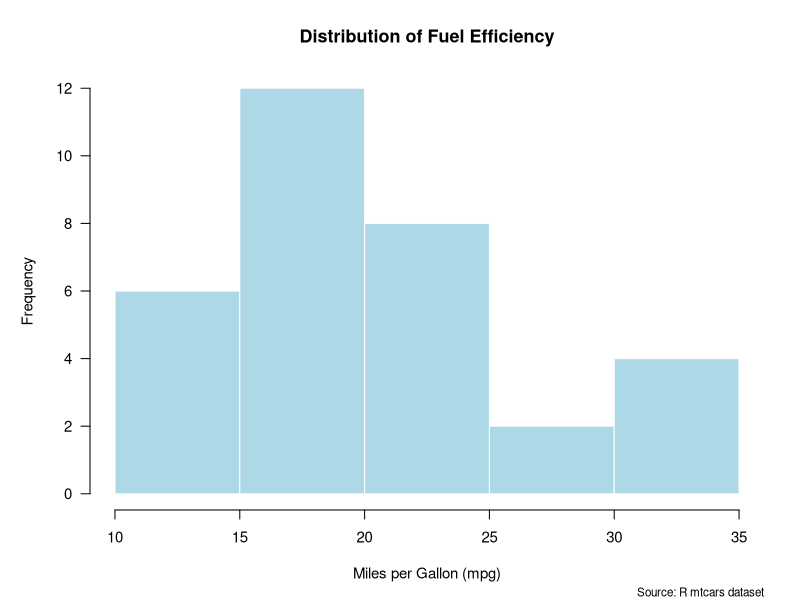
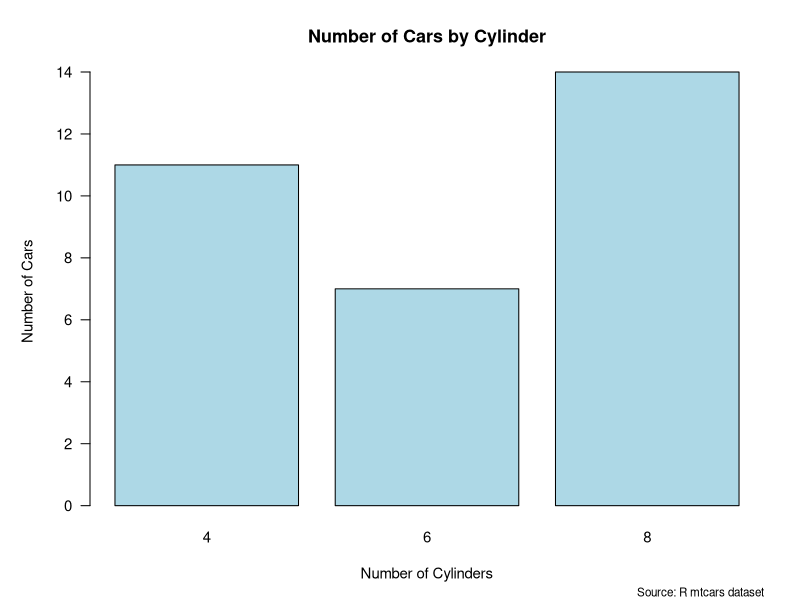
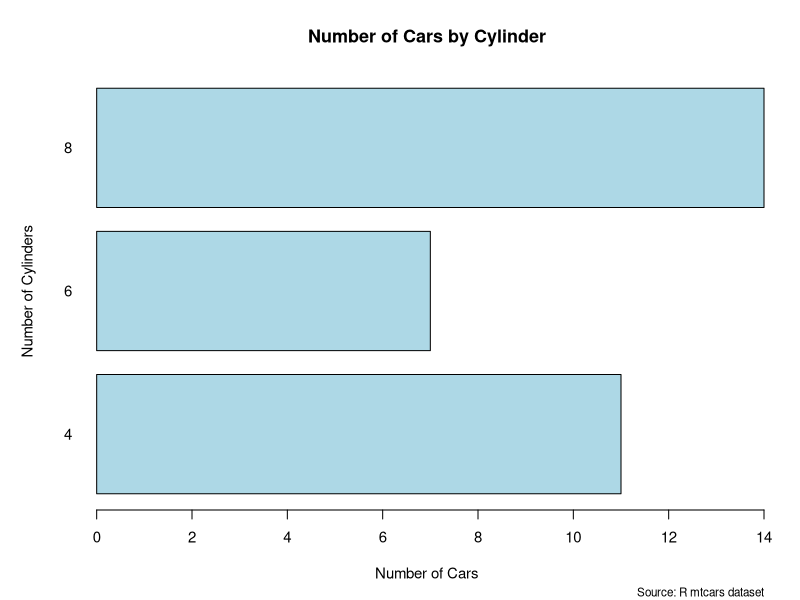
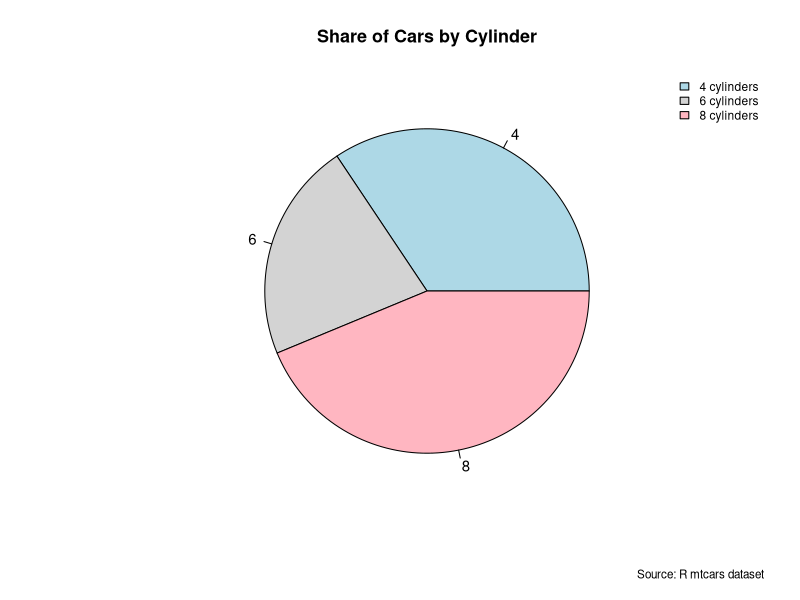
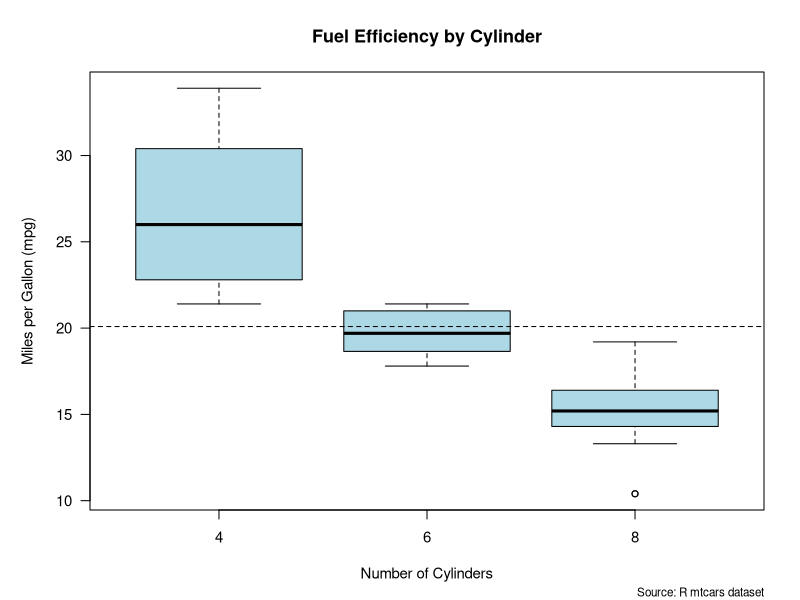
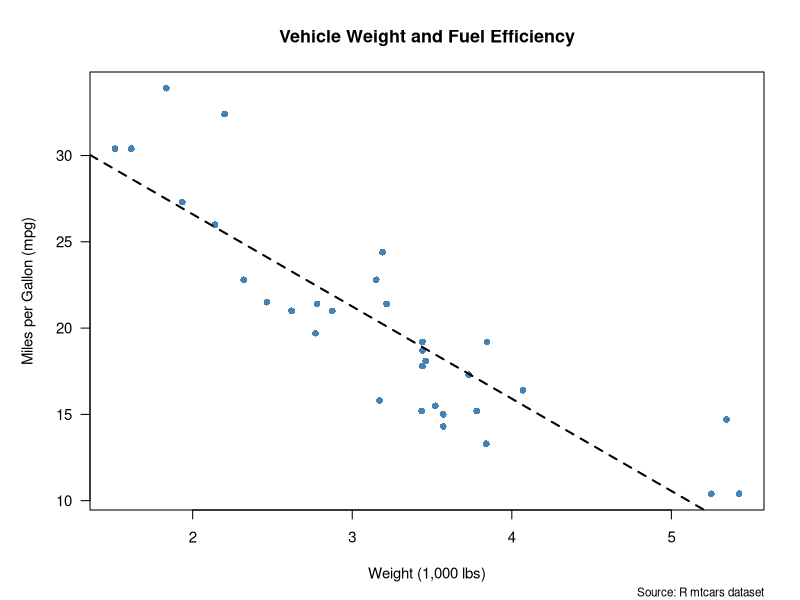
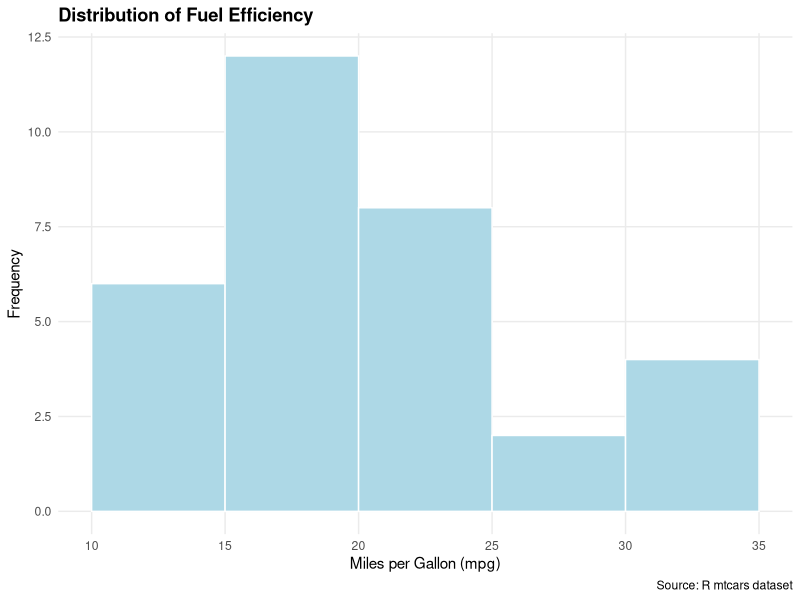
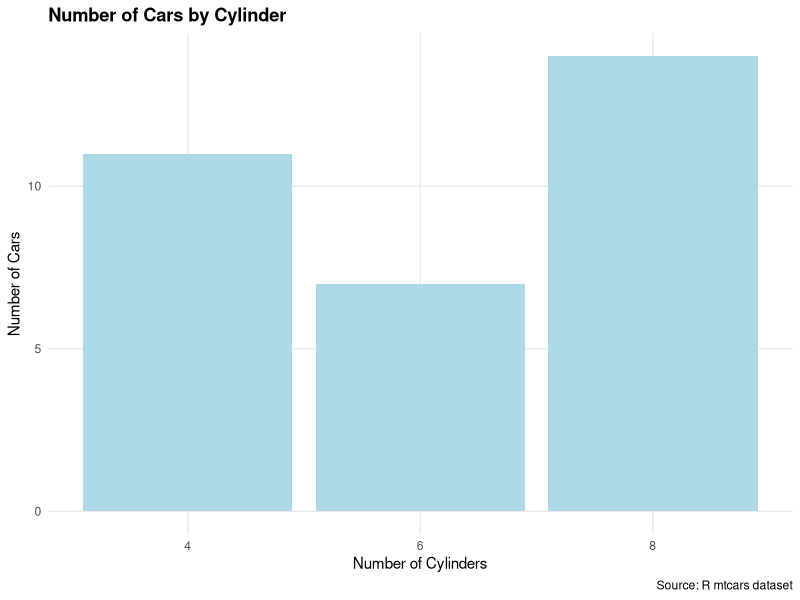

Recreate these plots in R, in order.
## ---- chunk 1
data(mtcars)
## ---- chunk 2
# Save current graphics settings and set a simple common style
op <- par(
  family = "sans",
  cex = 0.9,
  las = 1,
  mar = c(5, 5, 4, 2)
)
## ---- chunk 3
hist(
  mtcars$mpg,
  main = "Distribution of Fuel Efficiency",
  xlab = "Miles per Gallon (mpg)",
  ylab = "Frequency",
  col = "lightblue",
  border = "white"
)

mtext(
  "Source: R mtcars dataset",
  side = 1,
  line = 4,
  adj = 1,
  cex = 0.7
)
## ---- chunk 4
cyl_counts <- table(mtcars$cyl)

barplot(
  cyl_counts,
  main = "Number of Cars by Cylinder",
  xlab = "Number of Cylinders",
  ylab = "Number of Cars",
  col = "lightblue"
)

mtext(
  "Source: R mtcars dataset",
  side = 1,
  line = 4,
  adj = 1,
  cex = 0.7
)
## ---- chunk 5
barplot(
  cyl_counts,
  horiz = TRUE,
  main = "Number of Cars by Cylinder",
  xlab = "Number of Cars",
  ylab = "Number of Cylinders",
  col = "lightblue"
)

mtext(
  "Source: R mtcars dataset",
  side = 1,
  line = 4,
  adj = 1,
  cex = 0.7
)
## ---- chunk 6
pie_colors <- c("lightblue", "lightgray", "lightpink")

pie(
  cyl_counts,
  main = "Share of Cars by Cylinder",
  col = pie_colors,
  labels = names(cyl_counts)
)

legend(
  "topright",
  legend = c("4 cylinders", "6 cylinders", "8 cylinders"),
  fill = pie_colors,
  bty = "n",
  cex = 0.8
)

mtext(
  "Source: R mtcars dataset",
  side = 1,
  line = 3,
  adj = 1,
  cex = 0.7
)
## ---- chunk 7
boxplot(
  mpg ~ factor(cyl),
  data = mtcars,
  main = "Fuel Efficiency by Cylinder",
  xlab = "Number of Cylinders",
  ylab = "Miles per Gallon (mpg)",
  col = "lightblue"
)

abline(
  h = mean(mtcars$mpg),
  lty = 2,
  lwd = 1
)

mtext(
  "Source: R mtcars dataset",
  side = 1,
  line = 4,
  adj = 1,
  cex = 0.7
)
## ---- chunk 8
plot(
  mtcars$wt,
  mtcars$mpg,
  main = "Vehicle Weight and Fuel Efficiency",
  xlab = "Weight (1,000 lbs)",
  ylab = "Miles per Gallon (mpg)",
  pch = 16,
  col = "steelblue"
)

abline(
  lm(mpg ~ wt, data = mtcars),
  lty = 2,
  lwd = 2
)

mtext(
  "Source: R mtcars dataset",
  side = 1,
  line = 4,
  adj = 1,
  cex = 0.7
)

# Restore previous graphics settings
par(op)
## ---- chunk 9
library(ggplot2)

theme_mine <- function() {
  theme_minimal(
    base_size = 11,
    base_family = "sans"
  ) +
    theme(
      plot.title = element_text(face = "bold"),
      panel.grid.minor = element_blank(),
      plot.caption = element_text(hjust = 1)
    )
}
## ---- chunk 10
p_hist <- ggplot(
  mtcars,
  aes(x = mpg)
) +
  geom_histogram(
    binwidth = 5,
    boundary = 10,
    fill = "lightblue",
    color = "white"
  ) +
  labs(
    title = "Distribution of Fuel Efficiency",
    x = "Miles per Gallon (mpg)",
    y = "Frequency",
    caption = "Source: R mtcars dataset"
  ) +
  theme_mine()

p_hist
## ---- chunk 11
p_bar_vertical <- ggplot(
  mtcars,
  aes(x = factor(cyl))
) +
  geom_bar(
    fill = "lightblue"
  ) +
  labs(
    title = "Number of Cars by Cylinder",
    x = "Number of Cylinders",
    y = "Number of Cars",
    caption = "Source: R mtcars dataset"
  ) +
  theme_mine()

p_bar_vertical
## ---- chunk 12
p_bar_horizontal <- ggplot(
  mtcars,
  aes(x = factor(cyl))
) +
  geom_bar(
    fill = "lightblue"
  ) +
  coord_flip() +
  labs(
    title = "Number of Cars by Cylinder",
    x = "Number of Cylinders",
    y = "Number of Cars",
    caption = "Source: R mtcars dataset"
  ) +
  theme_mine()

p_bar_horizontal
## ---- chunk 13
pie_df <- as.data.frame(cyl_counts)
names(pie_df) <- c("cyl", "count")

p_pie <- ggplot(
  pie_df,
  aes(
    x = "",
    y = count,
    fill = cyl
  )
) +
  geom_col(
    width = 1,
    color = "white"
  ) +
  coord_polar(theta = "y") +
  scale_fill_manual(
    values = c(
      "4" = "lightblue",
      "6" = "lightgray",
      "8" = "lightpink"
    )
  ) +
  labs(
    title = "Share of Cars by Cylinder",
    fill = "Cylinders",
    caption = "Source: R mtcars dataset"
  ) +
  theme_mine() +
  theme(
    axis.title = element_blank(),
    axis.text = element_blank(),
    axis.ticks = element_blank(),
    panel.grid = element_blank()
  )

p_pie
## ---- chunk 14
p_box <- ggplot(
  mtcars,
  aes(
    x = factor(cyl),
    y = mpg
  )
) +
  geom_boxplot(
    fill = "lightblue"
  ) +
  labs(
    title = "Fuel Efficiency by Cylinder",
    x = "Number of Cylinders",
    y = "Miles per Gallon (mpg)",
    caption = "Source: R mtcars dataset"
  ) +
  theme_mine()

p_box
## ---- chunk 15
#| message: false

p_scatter <- ggplot(
  mtcars,
  aes(
    x = wt,
    y = mpg
  )
) +
  geom_point(
    color = "steelblue"
  ) +
  geom_smooth(
    method = "lm",
    se = FALSE,
    linetype = 2
  ) +
  labs(
    title = "Vehicle Weight and Fuel Efficiency",
    x = "Weight (1,000 lbs)",
    y = "Miles per Gallon (mpg)",
    caption = "Source: R mtcars dataset"
  ) +
  theme_mine()

p_scatter
## ---- chunk 16
draw_base_hist <- function() {
  op2 <- par(
    family = "sans",
    cex = 0.9,
    las = 1,
    mar = c(5, 5, 4, 2)
  )

  hist(
    mtcars$mpg,
    breaks = seq(10, 35, by = 5),
    main = "Distribution of Fuel Efficiency",
    xlab = "Miles per Gallon (mpg)",
    ylab = "Frequency",
    col = "lightblue",
    border = "white"
  )

  mtext(
    "Source: R mtcars dataset",
    side = 1,
    line = 4,
    adj = 1,
    cex = 0.7
  )

  par(op2)
}
## ---- chunk 17
capabilities(c("png", "jpeg", "tiff", "cairo"))
## ---- chunk 18
#| output: false
#| warning: false
#| message: false

pdf(
  "hist_base.pdf",
  width = 6.5,
  height = 4
)
draw_base_hist()
dev.off()

svg(
  "hist_base.svg",
  width = 6.5,
  height = 4
)
draw_base_hist()
dev.off()

png(
  "hist_base.png",
  width = 6.5,
  height = 4,
  units = "in",
  res = 300
)
draw_base_hist()
dev.off()

jpeg(
  "hist_base.jpg",
  width = 6.5,
  height = 4,
  units = "in",
  res = 300
)
draw_base_hist()
dev.off()

tiff(
  "hist_base.tiff",
  width = 6.5,
  height = 4,
  units = "in",
  res = 300
)
draw_base_hist()
dev.off()

bmp(
  "hist_base.bmp",
  width = 6.5,
  height = 4,
  units = "in",
  res = 300
)
draw_base_hist()
dev.off()
## ---- chunk 19
#| output: false
#| warning: false
#| message: false

ggsave(
  "hist_ggplot.pdf",
  p_hist,
  width = 6.5,
  height = 4
)

ggsave(
  "hist_ggplot.svg",
  p_hist,
  width = 6.5,
  height = 4
)

ggsave(
  "hist_ggplot.png",
  p_hist,
  width = 6.5,
  height = 4,
  dpi = 300
)

ggsave(
  "hist_ggplot.jpg",
  p_hist,
  width = 6.5,
  height = 4,
  dpi = 300
)

ggsave(
  "hist_ggplot.tiff",
  p_hist,
  width = 6.5,
  height = 4,
  dpi = 300
)

ggsave(
  "hist_ggplot.bmp",
  p_hist,
  width = 6.5,
  height = 4,
  dpi = 300
)
## ---- chunk 20
base_files <- c(
  "hist_base.pdf",
  "hist_base.svg",
  "hist_base.png",
  "hist_base.jpg",
  "hist_base.tiff",
  "hist_base.bmp"
)

ggplot_files <- c(
  "hist_ggplot.pdf",
  "hist_ggplot.svg",
  "hist_ggplot.png",
  "hist_ggplot.jpg",
  "hist_ggplot.tiff",
  "hist_ggplot.bmp"
)

format_table <- data.frame(
  Format = c(
    "PDF",
    "SVG",
    "PNG",
    "JPG",
    "TIFF",
    "BMP"
  ),
  Type = c(
    "Vector",
    "Vector",
    "Raster",
    "Raster",
    "Raster",
    "Raster"
  ),
  Base_R_KB = round(
    file.size(base_files) / 1024,
    1
  ),
  ggplot2_KB = round(
    file.size(ggplot_files) / 1024,
    1
  ),
  Compression = c(
    "Lossless",
    "Lossless",
    "Lossless",
    "Lossy",
    "Lossless",
    "Lossless"
  ),
  Transparency = c(
    "Yes",
    "Yes",
    "Yes",
    "No",
    "Yes",
    "No"
  )
)

format_table
